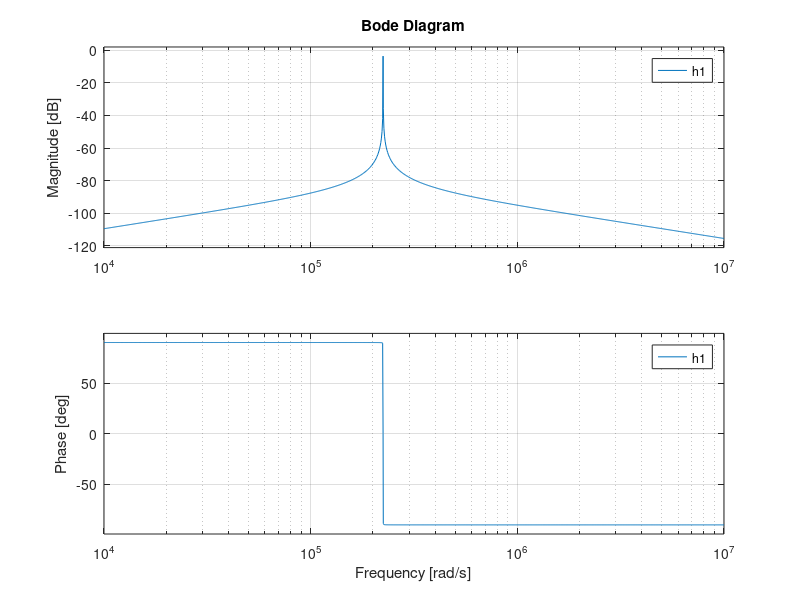

Source code (MATLAB):
clear all;
close all;

figure;
h1 = tf([0 0.000166 0], [0.00000996 0.000249 500000]);
bode(h1);
% 
% figure;
% h2 = tf([0 10 0], [1 110 1]);
% bode(h2);
% 
% figure;
% h3 = tf([1 0 0], [2000 110 1]);
% bode(h3);
% 
% figure;
% h4 = tf([0 0 1], [0 0 1]);
% bode(h4);
% 
% figure;
% h5 = tf([0 0 1], [0 -10 0]);
% bode(h5);
